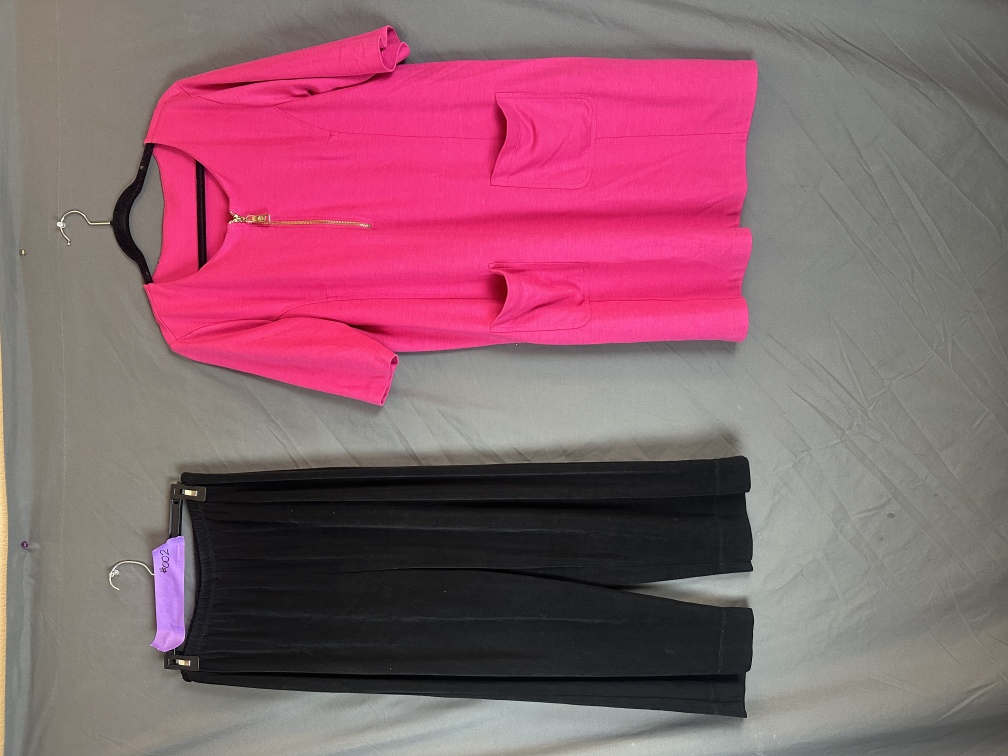
#> input picture Images/IMG_3184.JPG, 4032 x 3024 px (shown at 1/4 size)
$ python -i tape_focus.py   (imports and definitions only)
#> lines starting #> are read from the running program, lines starting #| are printed output that depends on the picture; after the words box and inside, x2 and y2 are one past the last pixel; in counts of white or black regions, pixels touching at a corner belong together
"""Detect colored estate lot tape (purple, lavender, blue, neon green, yellow) and build a SKU crop."""

from __future__ import annotations

from io import BytesIO
from pathlib import Path


def _is_lavender_purple_tape_pixel(r: int, g: int, b: int) -> bool:
    """
    Heuristic mask for purple / lavender painter's-style tape (not exact hex — lighting varies).

    Typical lavenders: high blue, red >= green, moderate saturation vs white walls.
    Excludes obvious neutrals and greens; still may catch purple fabric — caller caps bbox area.
    """
    if max(r, g, b) < 55:
        return False
    if b < 95:
        return False
    if r < 85 or g < 55:
        return False
    # purple / lavender: blue channel strong vs green
    if b + 25 < max(r, g):
        return False
    # avoid gray (low spread)
    spread = max(r, g, b) - min(r, g, b)
    if spread < 28:
        return False
    # lavender: enough red+blue vs green
    if r + b < g + 110:
        return False
    return True


def _is_neon_green_tape_pixel(r: int, g: int, b: int) -> bool:
    """Neon / painter green lot tape — green channel clearly leads (avoids brass/greys that union into huge bboxes)."""
    if max(r, g, b) < 60:
        return False
    if g < 115:
        return False
    if g < max(r, b) + 8:
        return False
    if g < r + 28 and g < b + 22:
        return False
    spread = max(r, g, b) - min(r, g, b)
    if spread < 32:
        return False
    return True


def _is_blue_masking_tape_pixel(r: int, g: int, b: int) -> bool:
    """Bright blue / cyan painter's masking tape (common estate lot marker)."""
    if max(r, g, b) < 55:
        return False
    if b < 95:
        return False
    spread = max(r, g, b) - min(r, g, b)
    if spread < 28:
        return False
    if b < max(r, g) + 10:
        return False
    # Lavender/purple tape: strong red vs green; blue tape is cyan-heavy.
    if r > 130 and r > g + 35 and b < r + 35:
        return False
    if g > r + 40 and b > r + 12:
        return True
    if b > r + 22 and b >= g:
        return True
    return False


def _is_bright_yellow_masking_tape_pixel(r: int, g: int, b: int) -> bool:
    """
    Saturated yellow / chartreuse adhesive tape (lot marker).

    Deliberately avoids near-white; does not try to separate yellow *measuring* tape (model uses full frame for that).
    """
    if max(r, g, b) < 70:
        return False
    if min(r, g) < 100:
        return False
    spread = max(r, g, b) - min(r, g, b)
    if spread < 24:
        return False
    # Yellow: red and green both high vs blue (not white, not pure green)
    if b > min(r, g) + 55:
        return False
    if r + g < b + 130:
        return False
    if g > r + 55:
        return False
    return True


# [7 lines left out: function _is_estate_tape_pixel, not called in this run]


def _bbox_for_color_mask(
    px: object, tw: int, th: int, pred: object, *, dilate: int
) -> tuple[int, int, int, int] | None:
    """Build a boolean mask for ``pred``, optionally dilate, return bbox if area is in a plausible tape range."""
    from PIL import Image, ImageFilter

    mask = Image.new("L", (tw, th), 0)
    mp = mask.load()
    for y in range(th):
        for x in range(tw):
            r, g, b = px[x, y]
            if pred(r, g, b):
                mp[x, y] = 255
    if dilate > 1:
        mask = mask.filter(ImageFilter.MaxFilter(dilate))
    bbox = mask.getbbox()
    if not bbox:
        return None
    area = (bbox[2] - bbox[0]) * (bbox[3] - bbox[1])
    if area < 140 or area > 0.52 * tw * th:
        return None
    return bbox


def estate_tape_focus_jpeg_from_path(path: Path) -> bytes | None:
    """
    Return a grayscale high-contrast JPEG of the estate-tape region, or None if no plausible region.

    Uses a downscaled pass for speed then maps bbox back to full resolution before crop.
    """
#> called with path = '../../../Images/IMG_3184.JPG'
    try:
        from PIL import Image, ImageFilter, ImageOps
    except ImportError:
        return None

    try:
        with Image.open(path) as im:
#> im is the input picture: PIL image 4032x3024 RGB; mean R, G, B 140.4, 96.8, 109.7
            im = ImageOps.exif_transpose(im)
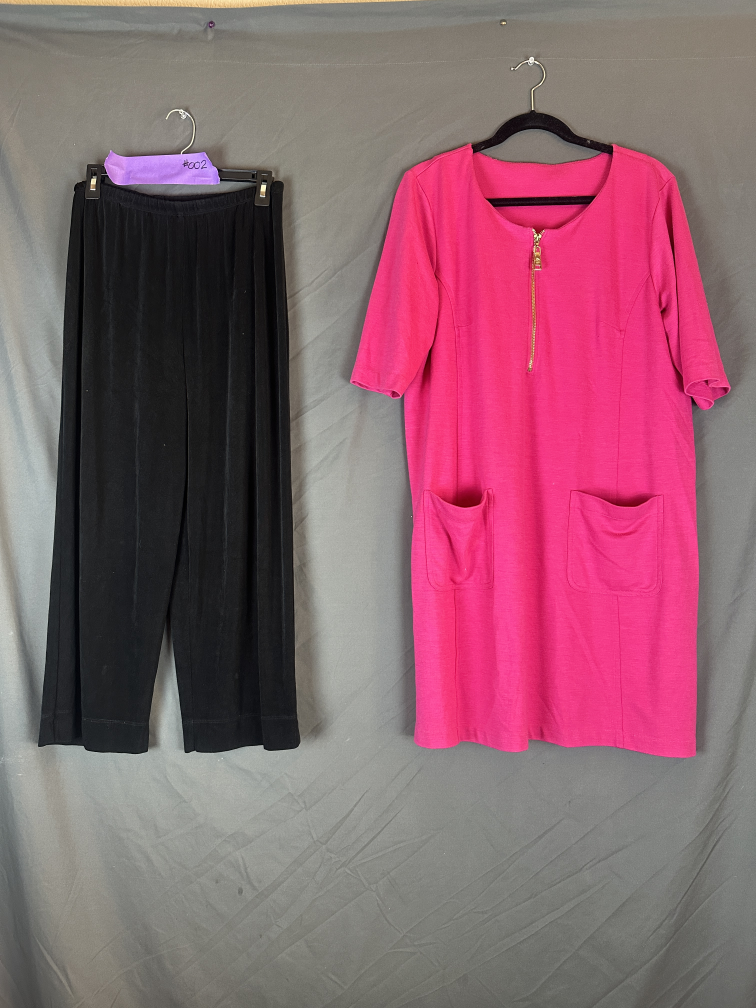
#> im: PIL image 3024x4032 RGB (shown at 1/4 size); mean R, G, B 140.4, 96.8, 109.7
            rgb = im.convert("RGB")
    except Exception:
        return None

    w, h = rgb.size
#> w = 3024; h = 4032
    if w < 32 or h < 32:
        return None

    thumb = rgb.copy()
    thumb.thumbnail((640, 640), Image.Resampling.LANCZOS)
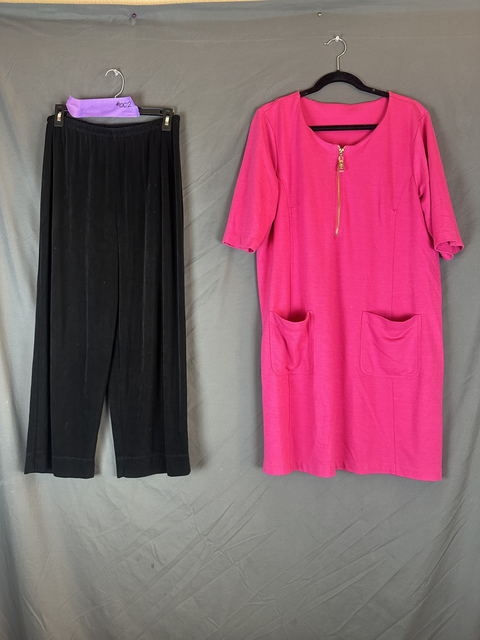
#> thumb: PIL image 480x640 RGB; mean R, G, B 140.3, 96.7, 109.6
    tw, th = thumb.size
#> tw = 480; th = 640
    px = thumb.load()

    candidates: list[tuple[int, tuple[int, int, int, int]]] = []
    for pred in (
        _is_lavender_purple_tape_pixel,
        _is_blue_masking_tape_pixel,
        _is_neon_green_tape_pixel,
        _is_bright_yellow_masking_tape_pixel,
    ):
        bb = _bbox_for_color_mask(px, tw, th, pred, dilate=9)
        if bb:
            area = (bb[2] - bb[0]) * (bb[3] - bb[1])
            candidates.append((area, bb))
#> this loop made 4 passes
#> bb on pass 2: (63, 93, 144, 121)
#> bbox in _bbox_for_color_mask on passes 1, 4: (62, 11, 468, 486), (0, 0, 480, 486)
#> pass 1, in _bbox_for_color_mask, `mask = mask.filter(ImageFilter.MaxFilter(dilate))`:
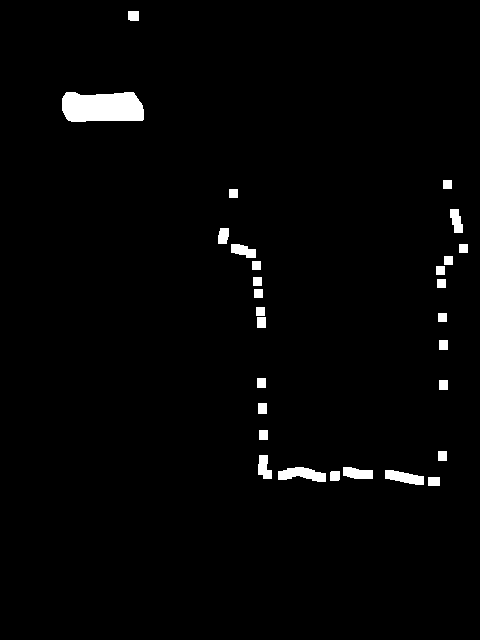
#> mask: PIL image 480x640 L; 2% white; 29 white regions, largest, box (x1, y1, x2, y2) and area: (62, 92, 144, 122) 2166, (278, 467, 326, 482) 473, (385, 470, 424, 485) 375
#> pass 2, in _bbox_for_color_mask (call 2), `mask = mask.filter(ImageFilter.MaxFilter(dilate))`:
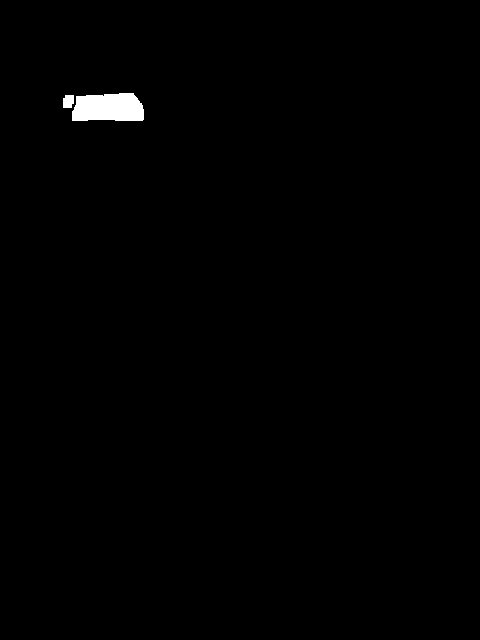
#> mask: PIL image 480x640 L; 0.62% white; 2 white regions, box (x1, y1, x2, y2) and area: (72, 93, 144, 121) 1768, (63, 95, 74, 108) 129
#> after the loop, candidates = [(2268, (63, 93, 144, 121))]

    if candidates:
        # Prefer the tightest plausible region so a true tape strip wins over broad false positives (e.g. grey + brass).
        bbox = min(candidates, key=lambda t: t[0])[1]
#> bbox = (63, 93, 144, 121)
    else:
        mask = Image.new("L", (tw, th), 0)
        mp = mask.load()
        for y in range(th):
            for x in range(tw):
                r, g, b = px[x, y]
                if _is_estate_tape_pixel(r, g, b):
                    mp[x, y] = 255
        mask = mask.filter(ImageFilter.MaxFilter(9))
        bbox = mask.getbbox()
        if not bbox:
            return None
        area = (bbox[2] - bbox[0]) * (bbox[3] - bbox[1])
        if area < 140 or area > 0.52 * tw * th:
            return None

    sx = w / tw
#> sx = 6.3
    sy = h / th
#> sy = 6.3
    x0 = int(bbox[0] * sx)
#> x0 = 396
    y0 = int(bbox[1] * sy)
#> y0 = 585
    x1 = min(w, int(bbox[2] * sx) + 1)
#> x1 = 908
    y1 = min(h, int(bbox[3] * sy) + 1)
#> y1 = 763
    pad_x = max(6, int((x1 - x0) * 0.12))
#> pad_x = 61
    pad_y = max(6, int((y1 - y0) * 0.12))
#> pad_y = 21
    x0 = max(0, x0 - pad_x)
#> x0 = 335
    y0 = max(0, y0 - pad_y)
#> y0 = 564
    x1 = min(w, x1 + pad_x)
#> x1 = 969
    y1 = min(h, y1 + pad_y)
#> y1 = 784
    if x1 - x0 < 24 or y1 - y0 < 24:
        return None

    crop = rgb.crop((x0, y0, x1, y1))
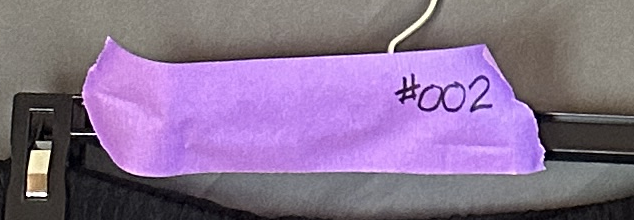
#> crop: PIL image 634x220 RGB; mean R, G, B 136.4, 113.2, 146.3
    gray = crop.convert("L")
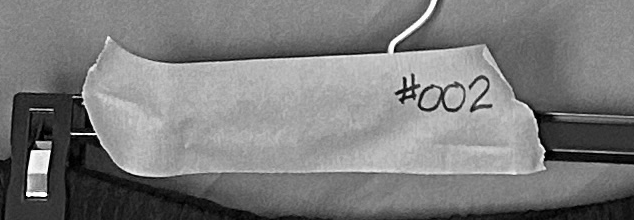
#> gray: PIL image 634x220 L; min 0, max 255, mean 123.9
    hi = ImageOps.autocontrast(gray, cutoff=1)
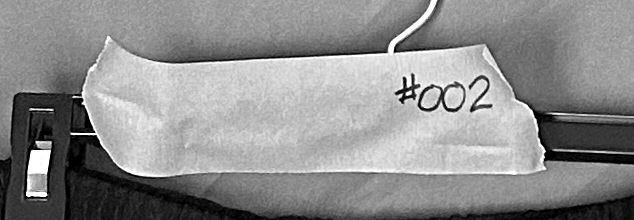
#> hi: PIL image 634x220 L; min 0, max 255, mean 140.7
    out = Image.merge("RGB", (hi, hi, hi))
    buf = BytesIO()
    out.save(buf, format="JPEG", quality=92, optimize=True)
    return buf.getvalue()


# [39 lines left out: function estate_tape_pixel_ratio, not called in this run]


def purple_tape_focus_jpeg_from_path(path: Path) -> bytes | None:
    """Backward-compatible alias for :func:`estate_tape_focus_jpeg_from_path`."""
    return estate_tape_focus_jpeg_from_path(path)

>>> result = estate_tape_focus_jpeg_from_path('../../../Images/IMG_3184.JPG')

$ run again, on Images/IMG_3186.JPG
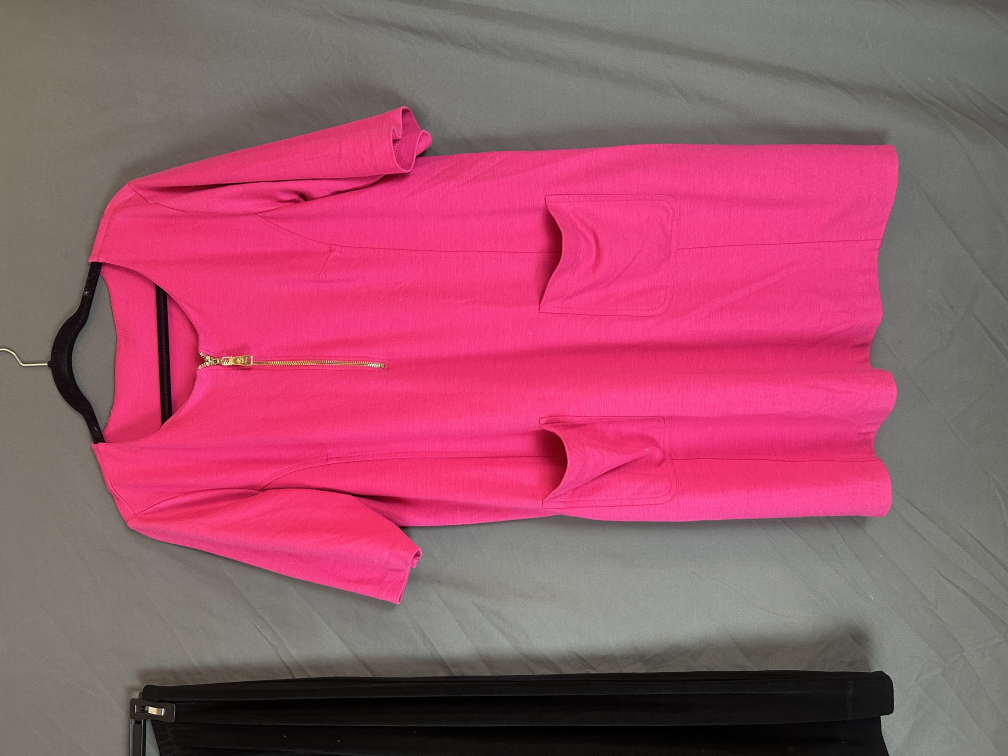
#> input picture Images/IMG_3186.JPG, 4032 x 3024 px (shown at 1/4 size)
#> in estate_tape_focus_jpeg_from_path, im is the input picture: PIL image 4032x3024 RGB; mean R, G, B 157.5, 85.3, 106.7
#> im: PIL image 3024x4032 RGB
#> the loop in estate_tape_focus_jpeg_from_path, `for pred in ( _is_lavender_purple_tape_pixel, _is_blue_masking_tape_pi..` made 4 passes
#> bb on pass 1: (92, 220, 417, 575)
#> pass 1, in _bbox_for_color_mask, `mask = mask.filter(ImageFilter.MaxFilter(dilate))`:
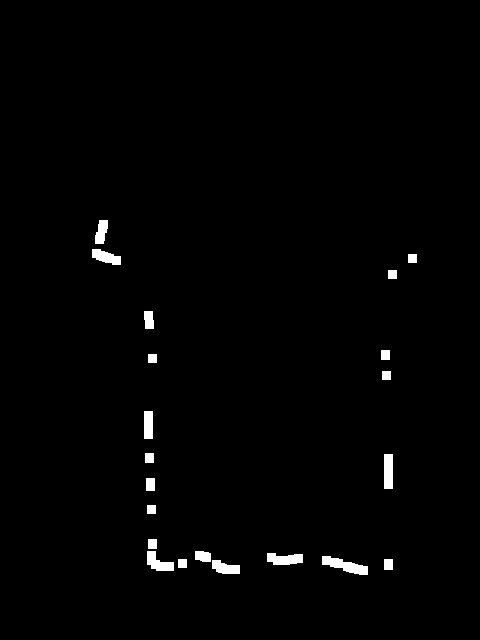
#> mask: PIL image 480x640 L; 1.2% white; 21 white regions, largest, box (x1, y1, x2, y2) and area: (322, 556, 368, 575) 441, (267, 553, 303, 565) 338, (147, 551, 174, 571) 316
#> after the loop in estate_tape_focus_jpeg_from_path, `for pred in (`: candidates = [(115375, (92, 220, 417, 575))]
#> in estate_tape_focus_jpeg_from_path, `bbox = min(candidates, key=lambda t: t[0])[1]`: bbox = (92, 220, 417, 575)
#> in estate_tape_focus_jpeg_from_path, `x0 = int(bbox[0] * sx)`: x0 = 579
#> in estate_tape_focus_jpeg_from_path, `y0 = int(bbox[1] * sy)`: y0 = 1386
#> in estate_tape_focus_jpeg_from_path, `x1 = min(w, int(bbox[2] * sx) + 1)`: x1 = 2628
#> in estate_tape_focus_jpeg_from_path, `y1 = min(h, int(bbox[3] * sy) + 1)`: y1 = 3623
#> pad_x = 245
#> pad_y = 268
#> in estate_tape_focus_jpeg_from_path, `x0 = max(0, x0 - pad_x)`: x0 = 334
#> in estate_tape_focus_jpeg_from_path, `y0 = max(0, y0 - pad_y)`: y0 = 1118
#> in estate_tape_focus_jpeg_from_path, `x1 = min(w, x1 + pad_x)`: x1 = 2873
#> in estate_tape_focus_jpeg_from_path, `y1 = min(h, y1 + pad_y)`: y1 = 3891
#> in estate_tape_focus_jpeg_from_path, `hi = ImageOps.autocontrast(gray, cutoff=1)`:
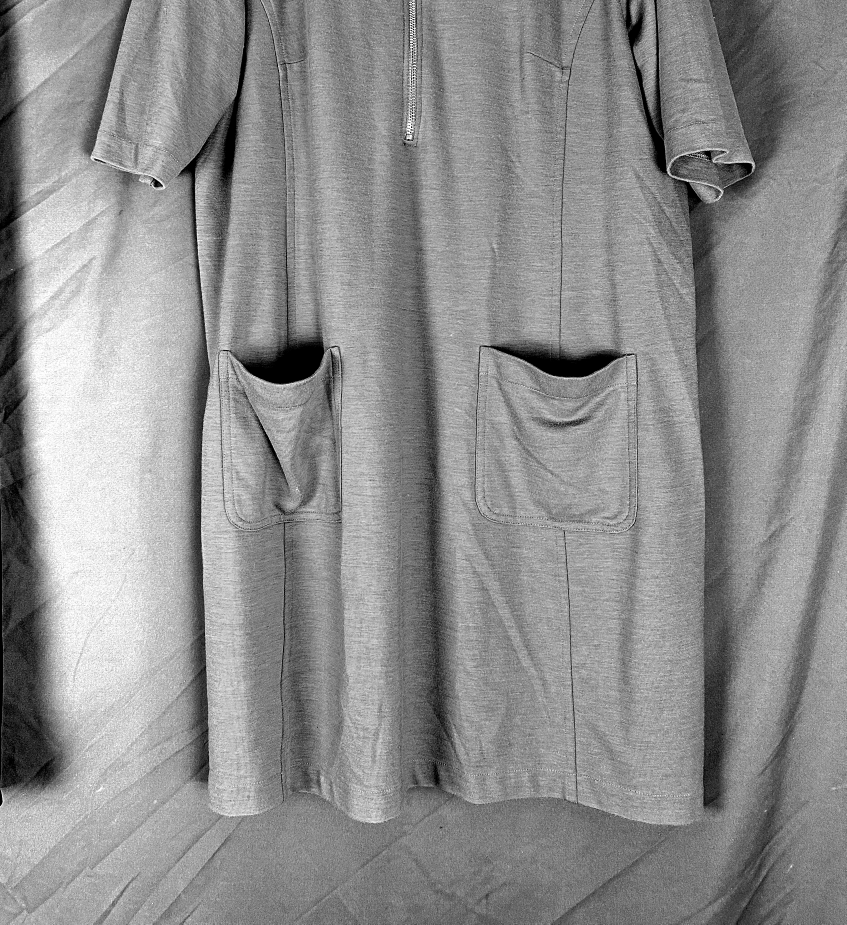
#> hi: PIL image 2539x2773 L (shown at 1/3 size); min 0, max 255, mean 142.3

$ run again, on Images/IMG_3191.JPG
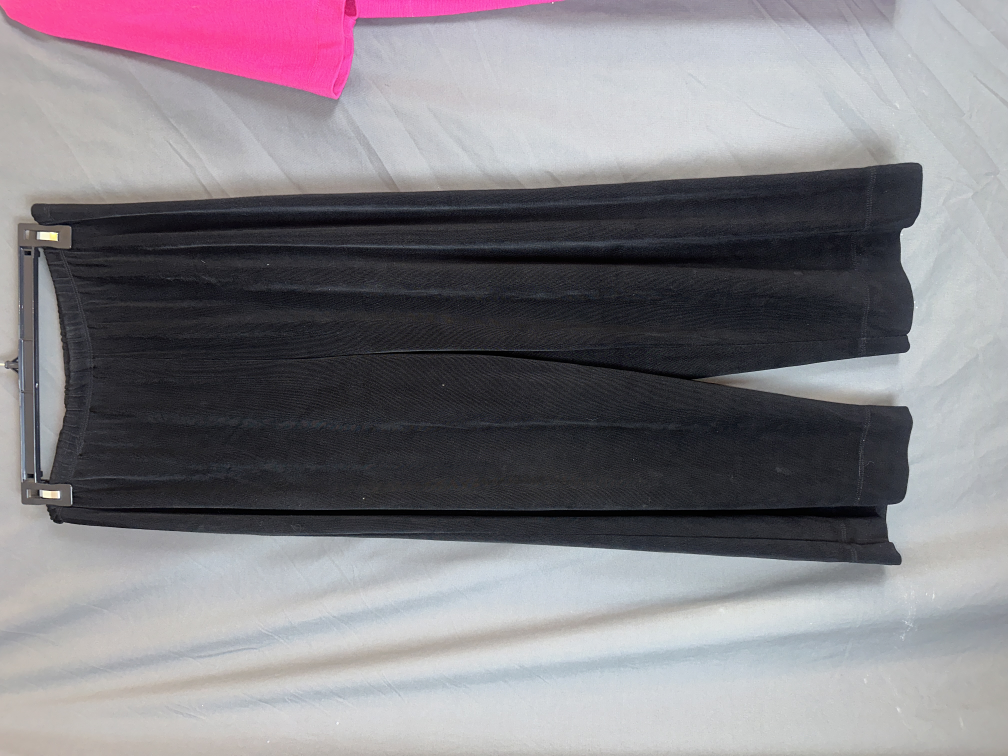
#> input picture Images/IMG_3191.JPG, 4032 x 3024 px (shown at 1/4 size)
#> in estate_tape_focus_jpeg_from_path, im is the input picture: PIL image 4032x3024 RGB; mean R, G, B 131.5, 127, 133.2
#> im: PIL image 3024x4032 RGB
#> the loop in estate_tape_focus_jpeg_from_path, `for pred in ( _is_lavender_purple_tape_pixel, _is_blue_masking_tape_pi..` made 4 passes
#> bb on passes 1 to 2: (173, 0, 480, 363), (173, 9, 268, 20)
#> pass 1, in _bbox_for_color_mask, `mask = mask.filter(ImageFilter.MaxFilter(dilate))`:
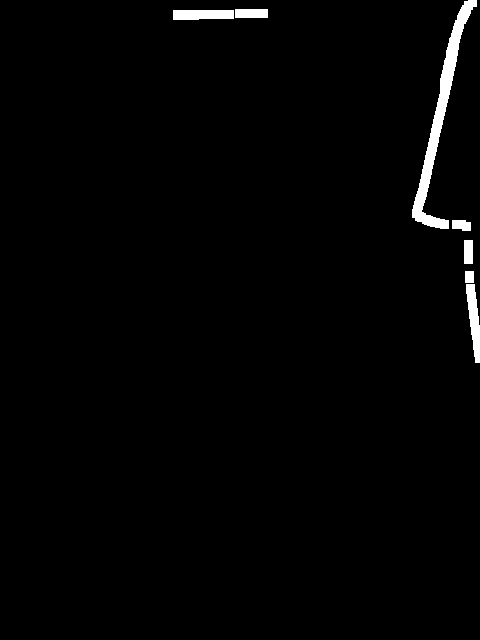
#> mask: PIL image 480x640 L; 1.5% white; 7 white regions, largest, box (x1, y1, x2, y2) and area: (412, 0, 477, 229) 2673, (466, 284, 480, 363) 653, (173, 10, 234, 20) 575
#> after the loop in estate_tape_focus_jpeg_from_path, `for pred in (`: candidates = [(111441, (173, 0, 480, 363)), (1045, (173, 9, 268, 20))]
#> in estate_tape_focus_jpeg_from_path, `bbox = min(candidates, key=lambda t: t[0])[1]`: bbox = (173, 9, 268, 20)
#> in estate_tape_focus_jpeg_from_path, `x0 = int(bbox[0] * sx)`: x0 = 1089
#> in estate_tape_focus_jpeg_from_path, `y0 = int(bbox[1] * sy)`: y0 = 56
#> in estate_tape_focus_jpeg_from_path, `x1 = min(w, int(bbox[2] * sx) + 1)`: x1 = 1689
#> in estate_tape_focus_jpeg_from_path, `y1 = min(h, int(bbox[3] * sy) + 1)`: y1 = 127
#> pad_x = 72
#> pad_y = 8
#> in estate_tape_focus_jpeg_from_path, `x0 = max(0, x0 - pad_x)`: x0 = 1017
#> in estate_tape_focus_jpeg_from_path, `y0 = max(0, y0 - pad_y)`: y0 = 48
#> in estate_tape_focus_jpeg_from_path, `x1 = min(w, x1 + pad_x)`: x1 = 1761
#> in estate_tape_focus_jpeg_from_path, `y1 = min(h, y1 + pad_y)`: y1 = 135
#> in estate_tape_focus_jpeg_from_path, `hi = ImageOps.autocontrast(gray, cutoff=1)`:
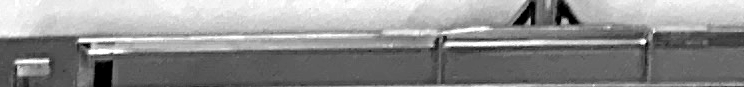
#> hi: PIL image 744x87 L; min 0, max 255, mean 143.5
